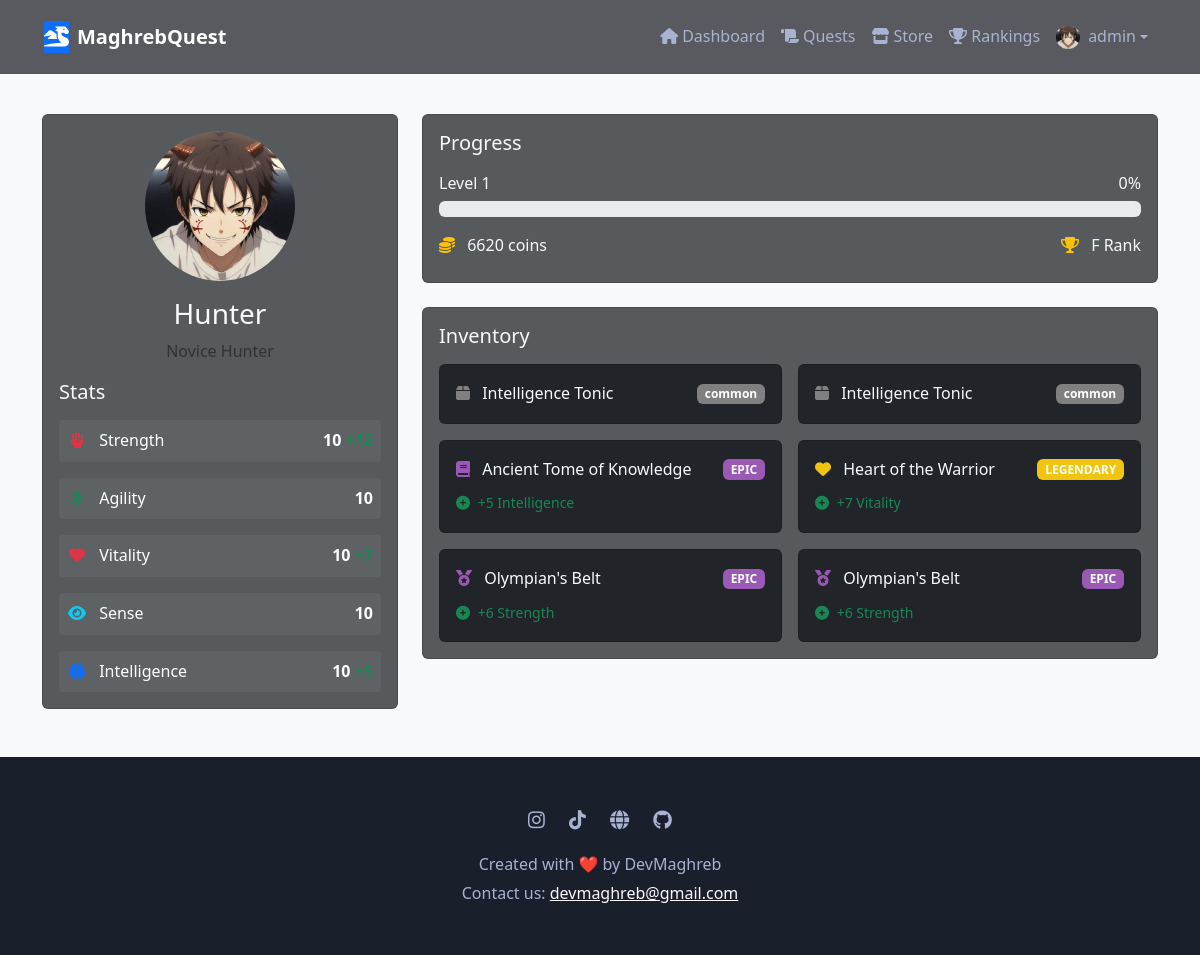
The page /profile/ (signed in) on the database as committed earlier.
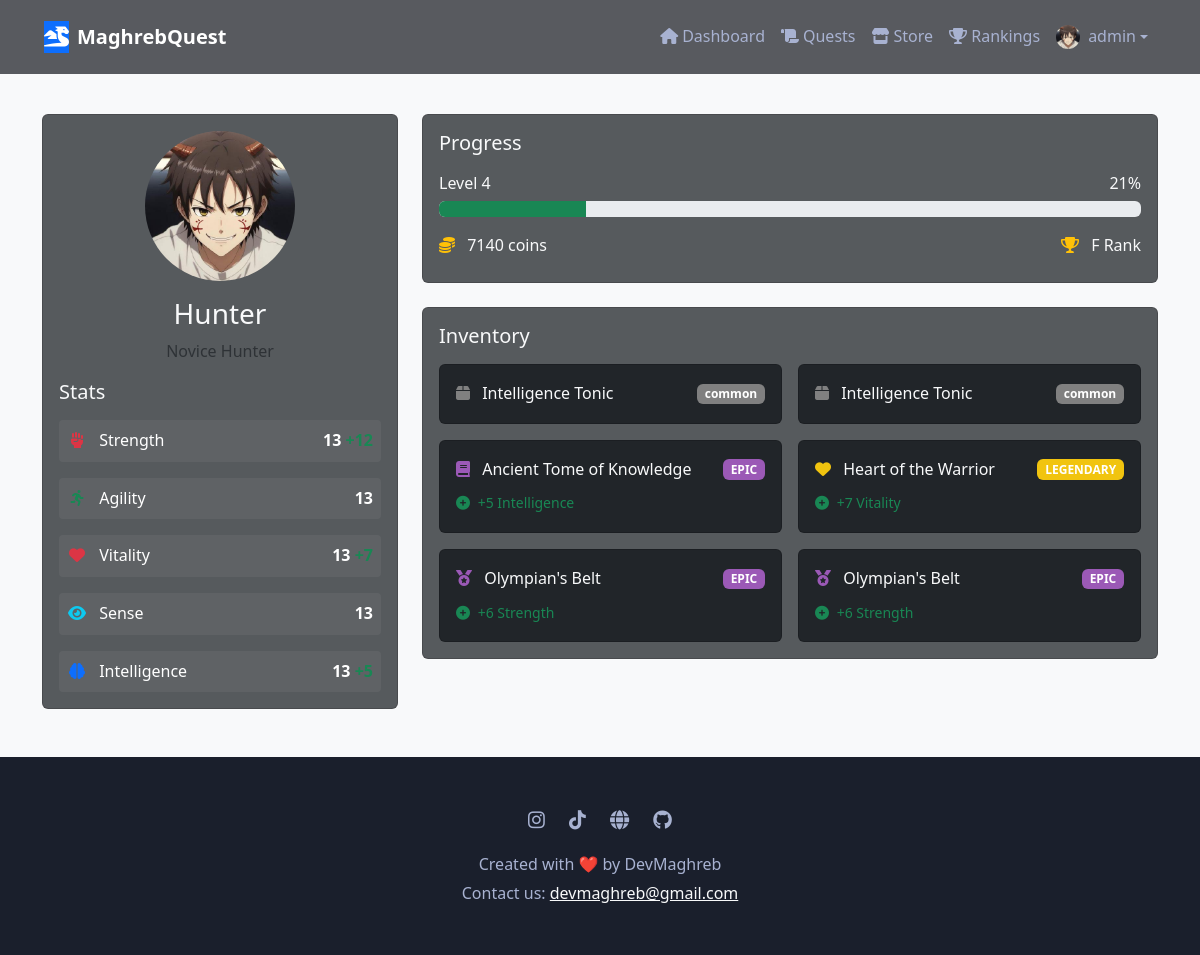
The same page on the database as committed later.
### core/models.py (models this page shows, shortened)
class UserProfile(models.Model):
    RANK_CHOICES = [
        ('F', 'F-Rank Hunter'),
        ('E', 'E-Rank Hunter'),
        ('D', 'D-Rank Hunter'),
        ('C', 'C-Rank Hunter'),
        ('B', 'B-Rank Hunter'),
        ('A', 'A-Rank Hunter'),
        ('S', 'S-Rank Hunter'),
    ]
    PERSONALITY_CHOICES = [
        ('achiever', 'Achiever'),
        ('explorer', 'Explorer'),
        ('socializer', 'Socializer'),
        ('competitor', 'Competitor'),
    ]
    user = models.OneToOneField(User, on_delete=models.CASCADE)
    name = models.CharField(max_length=100, default='Hunter')
    level = models.IntegerField(default=1)
    experience = models.IntegerField(default=0)
    coins = models.IntegerField(default=100)  # Start with 100 coins
    rank = models.CharField(max_length=1, choices=RANK_CHOICES, default='F', validators=[validate_rank])
    personality_type = models.CharField(max_length=50, blank=True, null=True)
    title = models.CharField(max_length=100, default='Novice Hunter')
    bio = models.TextField(blank=True)
    avatar = models.ImageField(upload_to='avatars/', null=True, blank=True)
    notification_preferences = models.JSONField(default=dict, blank=True, null=True)
    strengths = models.JSONField(default=dict, blank=True, null=True)
    weaknesses = models.JSONField(default=dict, blank=True, null=True)
    daily_quest_limit = models.PositiveIntegerField(default=5)
    last_quest_completion = models.DateTimeField(null=True, blank=True)
    quest_streak = models.PositiveIntegerField(default=0)
    inventory = models.JSONField(default=list, blank=True, null=True)
    strength = models.IntegerField(default=10)
    agility = models.IntegerField(default=10)
    vitality = models.IntegerField(default=10)
    sense = models.IntegerField(default=10)
    intelligence = models.IntegerField(default=10)
    class Meta:
        indexes = [
            models.Index(fields=['rank']),
            models.Index(fields=['level']),
            models.Index(fields=['personality_type']),
        ]
    def get_level_threshold(self, level):
        if level <= 1:
            return 0  # Level 1 starts at 0 XP
        elif level == 2:
            return 100  # Level 2 requires 100 XP
        else:
            return int(100 * ((level-1) ** 2))  # Quadratic increase for level 3 and above
    def get_current_level_threshold(self):
        return self.get_level_threshold(self.level)
    def get_next_level_threshold(self):
        return self.get_level_threshold(self.level + 1)
    def get_xp_progress_in_level(self):
        current_threshold = self.get_current_level_threshold()
        return max(0, self.experience - current_threshold)
    @property
    def level_progress(self):
        current_threshold = self.get_current_level_threshold()
        next_threshold = self.get_next_level_threshold()
        xp_progress = self.get_xp_progress_in_level()
        xp_needed = next_threshold - current_threshold
        if xp_needed == 0:  # Prevent division by zero
            return 0
        progress = (xp_progress * 100) / xp_needed
        return max(0, min(100, int(progress)))  # Ensure progress is between 0 and 100
    def xp_to_next_level(self):
        return self.get_next_level_threshold() - self.experience
    def get_next_rank(self):
        current_rank_index = [choice[0] for choice in self.RANK_CHOICES].index(self.rank)
        if current_rank_index < len(self.RANK_CHOICES) - 1:
            return self.RANK_CHOICES[current_rank_index + 1][1]
        return self.RANK_CHOICES[-1][1]  # Return highest rank if already at max
    def get_total_stats(self):
        total_stats = {
            'strength': self.strength,
            'agility': self.agility,
            'vitality': self.vitality,
            'sense': self.sense,
            'intelligence': self.intelligence,
        }
        if self.inventory:
            for item in self.inventory:
                if item.get('stat_type') and item.get('stat_increase'):
                    total_stats[item['stat_type']] += item['stat_increase']
        return total_stats
    def get_stat_bonuses(self):
        bonuses = {
            'strength': 0,
            'agility': 0,
            'vitality': 0,
            'sense': 0,
            'intelligence': 0,
        }
        if self.inventory:
            for item in self.inventory:
                if item.get('stat_type') and item.get('stat_increase'):
                    bonuses[item['stat_type']] += item['stat_increase']
        return bonuses
    def get_equipped_items(self):
        return [item for item in self.inventory if item.get('equipped', False)]

### core/views.py (the view)
# urls.py: path('profile/', views.profile, name='profile'),
@login_required
def profile(request):
    user_profile = request.user.userprofile
    total_stats = user_profile.get_total_stats()
    equipped_items = user_profile.get_equipped_items()
    stat_differences = {
        'strength': total_stats['strength'] - user_profile.strength,
        'agility': total_stats['agility'] - user_profile.agility,
        'vitality': total_stats['vitality'] - user_profile.vitality,
        'sense': total_stats['sense'] - user_profile.sense,
        'intelligence': total_stats['intelligence'] - user_profile.intelligence,
    }
    achievements = Achievement.objects.filter(user=request.user).order_by('-unlocked_at')
    total_achievements = achievements.count()
    unlocked_achievements = achievements.filter(unlocked_at__isnull=False).count()
    achievement_rate = (unlocked_achievements / total_achievements * 100) if total_achievements > 0 else 0
    quest_stats = {
        'total': Quest.objects.filter(user=request.user).count(),
        'completed': Quest.objects.filter(user=request.user, status='completed').count(),
        'failed': Quest.objects.filter(user=request.user, status='failed').count(),
        'in_progress': Quest.objects.filter(user=request.user, status='in_progress').count(),
    }
    quest_stats['completion_rate'] = (quest_stats['completed'] / quest_stats['total'] * 100) if quest_stats['total'] > 0 else 0
    goal_stats = {
        'total': Goal.objects.filter(user=request.user).count(),
        'active': Goal.objects.filter(user=request.user, is_active=True).count(),
        'completed': Goal.objects.filter(user=request.user, is_active=False).filter(
            quests__status='completed'
        ).distinct().count(),
    }
    inventory_stats = {
        'total_items': len(user_profile.inventory),
        'equipped_items': len(equipped_items),
        'by_rarity': {},
        'by_type': {},
    }
    for item in user_profile.inventory:
        rarity = item.get('rarity', 'common')
        item_type = item.get('type', 'CONSUMABLE')
        inventory_stats['by_rarity'][rarity] = inventory_stats['by_rarity'].get(rarity, 0) + 1
        inventory_stats['by_type'][item_type] = inventory_stats['by_type'].get(item_type, 0) + 1
    context = {
        'user_profile': user_profile,
        'total_stats': total_stats,
        'stat_differences': stat_differences,
        'equipped_items': equipped_items,
        'achievements': achievements,
        'achievement_rate': round(achievement_rate, 1),
        'quest_stats': quest_stats,
        'goal_stats': goal_stats,
        'inventory_stats': inventory_stats,
        'next_rank': user_profile.get_next_rank(),
        'xp_progress': user_profile.level_progress,
        'xp_needed': user_profile.xp_to_next_level(),
    }
    return render(request, 'core/profile.html', context)

### templates/core/profile.html (shortened to what the changed rows need)
{% extends 'core/base.html' %}
{% load static %}
{% block content %}
<div class="container py-4">
    <div class="row">
        <div class="col-md-4">
            <div class="card bg-dark bg-opacity-75 mb-4">
                <div class="card-body">
                    <div class="text-center mb-3">
                        {% if user_profile.avatar %}
                            <img src="{{ user_profile.avatar.url }}" alt="Avatar" class="rounded-circle mb-3" style="width: 150px; height: 150px; object-fit: cover;">
                        {% else %}
                            <div class="avatar-placeholder mb-3">
                                <i class="fas fa-user fa-5x"></i>
                            </div>
                        {% endif %}
                        <h3 class="text-light">{{ user_profile.name }}</h3>
                        <p class="text-muted mb-0">{{ user_profile.title }}</p>
                    </div>
                    <div class="stats-section">
                        {% with total_stats=user_profile.get_total_stats %}
                        {% with bonuses=user_profile.get_stat_bonuses %}
                        <div class="stat-list">
                            <div class="stat-item">
                                <span class="stat-label">
                                    <i class="fas fa-fist-raised text-danger"></i>
                                    Strength
                                </span>
                                <span class="stat-value">
                                    {{ user_profile.strength }}
                                    {% if bonuses.strength > 0 %}
                                        <span class="text-success">+{{ bonuses.strength }}</span>
                                    {% endif %}
                                </span>
                            </div>
                            <div class="stat-item">
                                <span class="stat-label">
                                    <i class="fas fa-running text-success"></i>
                                    Agility
                                </span>
                                <span class="stat-value">
                                    {{ user_profile.agility }}
                                </span>
                            </div>
                            <div class="stat-item">
                                <span class="stat-label">
                                    <i class="fas fa-heart text-danger"></i>
                                    Vitality
                                </span>
                                <span class="stat-value">
                                    {{ user_profile.vitality }}
                                    {% if bonuses.vitality > 0 %}
                                        <span class="text-success">+{{ bonuses.vitality }}</span>
                                    {% endif %}
                                </span>
                            </div>
                            <div class="stat-item">
                                <span class="stat-label">
                                    <i class="fas fa-eye text-info"></i>
                                    Sense
                                </span>
                                <span class="stat-value">
                                    {{ user_profile.sense }}
                                </span>
                            </div>
                            <div class="stat-item">
                                <span class="stat-label">
                                    <i class="fas fa-brain text-primary"></i>
                                    Intelligence
                                </span>
                                <span class="stat-value">
                                    {{ user_profile.intelligence }}
                                    {% if bonuses.intelligence > 0 %}
                                        <span class="text-success">+{{ bonuses.intelligence }}</span>
                                    {% endif %}
                                </span>
                            </div>
                        </div>
                        {% endwith %}
                        {% endwith %}
                    </div>
                </div>
            </div>
        </div>
        <div class="col-md-8">
            <div class="card bg-dark bg-opacity-75 mb-4">
                <div class="card-body">
                    <div class="progress-stats">
                        <div class="mb-3">
                            <div class="d-flex justify-content-between align-items-center mb-1">
                                <span class="text-light">Level {{ user_profile.level }}</span>
                                <span class="text-light">{{ user_profile.level_progress }}%</span>
                            </div>
                            <div class="progress">
                                <div class="progress-bar bg-success" role="progressbar" style="width: {{ user_profile.level_progress }}%" aria-valuenow="{{ user_profile.level_progress }}" aria-valuemin="0" aria-valuemax="100"></div>
                            </div>
                        </div>
                        <div class="d-flex justify-content-between mb-2">
                            <div>
                                <i class="fas fa-coins text-warning me-2"></i>
                                <span class="text-light">{{ user_profile.coins }} coins</span>
                            </div>
                            <div>
                                <i class="fas fa-trophy text-warning me-2"></i>
                                <span class="text-light">{{ user_profile.rank }} Rank</span>
                            </div>
                        </div>
                    </div>
                </div>
            </div>
        </div>
    </div>
</div>
{% endblock %}

Rows that differ between the two databases and show on the page:
changed UserProfile "Hunter": strength "10" → "13"; agility "10" → "13"; vitality "10" → "13"; sense "10" → "13"; intelligence "10" → "13"; level "1" → "4"; level_progress "0" → "21"; coins "6620" → "7140"
